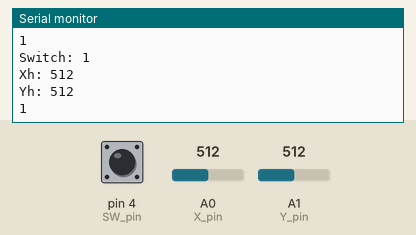
A sketch run on a simulated Arduino Uno, built with avr-gcc and run on an emulated ATmega328P. Parts: the last lines printed to the serial monitor. The inputs (shaded band) are chosen by the test bench; at power-on: A0 (X_pin) = 512, A1 (Y_pin) = 512, pin 4 (SW_pin) HIGH. No radio packets arrive unless stated.

Above: at 1.2 s.
1.3 s: A0 (X_pin) set to 716
At 2.6 s:
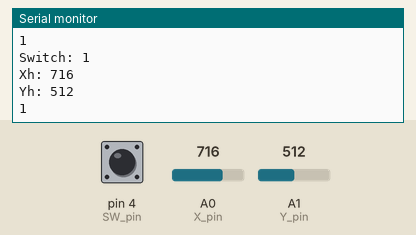
2.8 s: A1 (Y_pin) set to 1023
At 5.6 s:
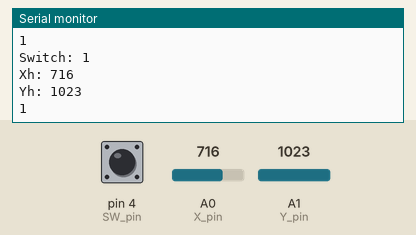
5.8 s: pin 4 (SW_pin) pulled LOW for 0.6 s
At 7.8 s:
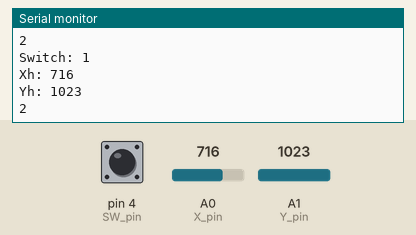
7.9 s: pin 4 (SW_pin) pulled LOW for 1 s
At 9.8 s:
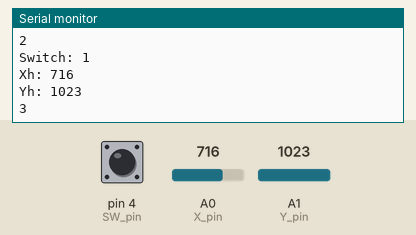
10.4 s: A1 (Y_pin) set to 900
At 11.5 s:
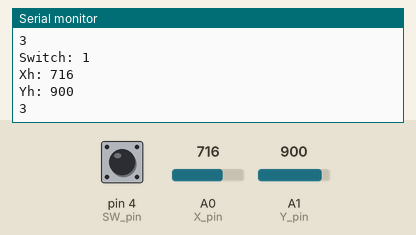
11.9 s: A0 (X_pin) set to 900
At 12.9 s:
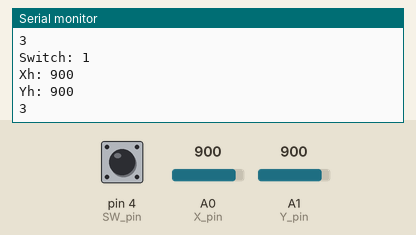
Timing chart, 0 to 14.4 s (numbered marks = the images above; inputs shaded):
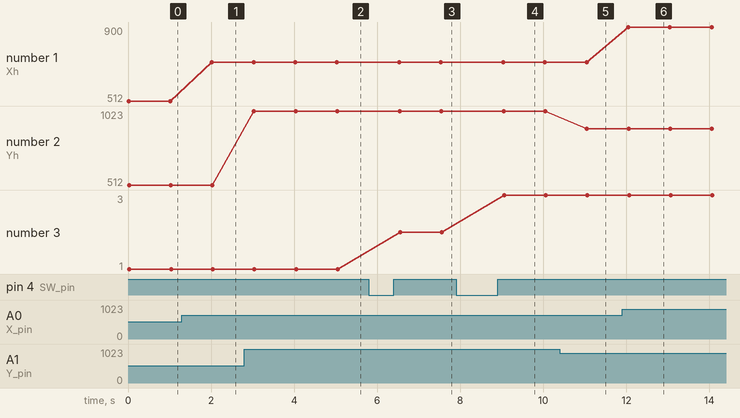

The sketch:

Mechapede_master.ino
```cpp
#include <SPI.h>
#include <nRF24L01.h>
#include <RF24.h>

const int SW_pin = 4; // Connected to joystick switch
const int X_pin = 0;  // Analog, connected to joystick X
const int Y_pin = 1;  // Analog, connected to joystick Y

RF24 radio(7, 8); // CE, CSN

const byte address_1[6] = "00001";
const byte address_2[6] = "00002";
const byte address_3[6] = "00003";
const byte base_address[6] = "tivmf";

int arr[2];
int addressIndex = 1; // Start with the first address

void setup() {
  radio.begin();
  setRadioAddress(); // Set initial radio address
  radio.setPALevel(RF24_PA_MIN);
  radio.stopListening();

  pinMode(SW_pin, INPUT);
  digitalWrite(SW_pin, HIGH);

  Serial.begin(9600);
}

void loop() {
  if (digitalRead(SW_pin) == LOW) { // Check if the switch is pressed
    changeRadioAddress(); // Change the radio address
    delay(500); // Add a small delay for debounce
  }

  Serial.print("Switch: ");
  Serial.println(digitalRead(SW_pin));

  Serial.print("Xh: ");
  Serial.println(analogRead(X_pin));

  arr[0] = analogRead(X_pin);

  Serial.print("Yh: ");
  Serial.println(analogRead(Y_pin));

  arr[1] = analogRead(Y_pin);

  radio.write(&arr, sizeof(arr));

  Serial.println(addressIndex);

  delay(1000);
}

void setRadioAddress() {
  switch (addressIndex) {
    case 1:
      radio.openWritingPipe(address_1);
      break;
    case 2:
      radio.openWritingPipe(address_2);
      break;
    case 3:
      radio.openWritingPipe(address_3);
      break;
    case 4:
      radio.openWritingPipe(base_address);
      break;
    default:
      break;
  }
}

void changeRadioAddress() {
  addressIndex++; // Increment the address index
  if (addressIndex > 4) // If it exceeds the number of addresses, reset to 1
    addressIndex = 1;

  setRadioAddress(); // Set the new radio address
}
```

Measured:
- after the input at 1.3 s, the serial monitor: prints a new line after 0.72 s (image 1)
- after the input at 2.8 s, the serial monitor: prints a new line after 0.23 s (image 2)
- after the input at 5.8 s, the serial monitor: prints a new line after 0.75 s (image 3)
- after the input at 7.9 s, the serial monitor: prints a new line after 1.2 s (image 4)
- after the input at 10.4 s, the serial monitor: prints a new line after 0.65 s (image 5)
- after the input at 11.9 s, the serial monitor: prints a new line after 0.15 s (image 6)
- plotted number 1: 512 → 716 after the input at 1.3 s
- plotted number 2: 512 → 1023 after the input at 2.8 s, 1023 → 900 after the input at 10.4 s
